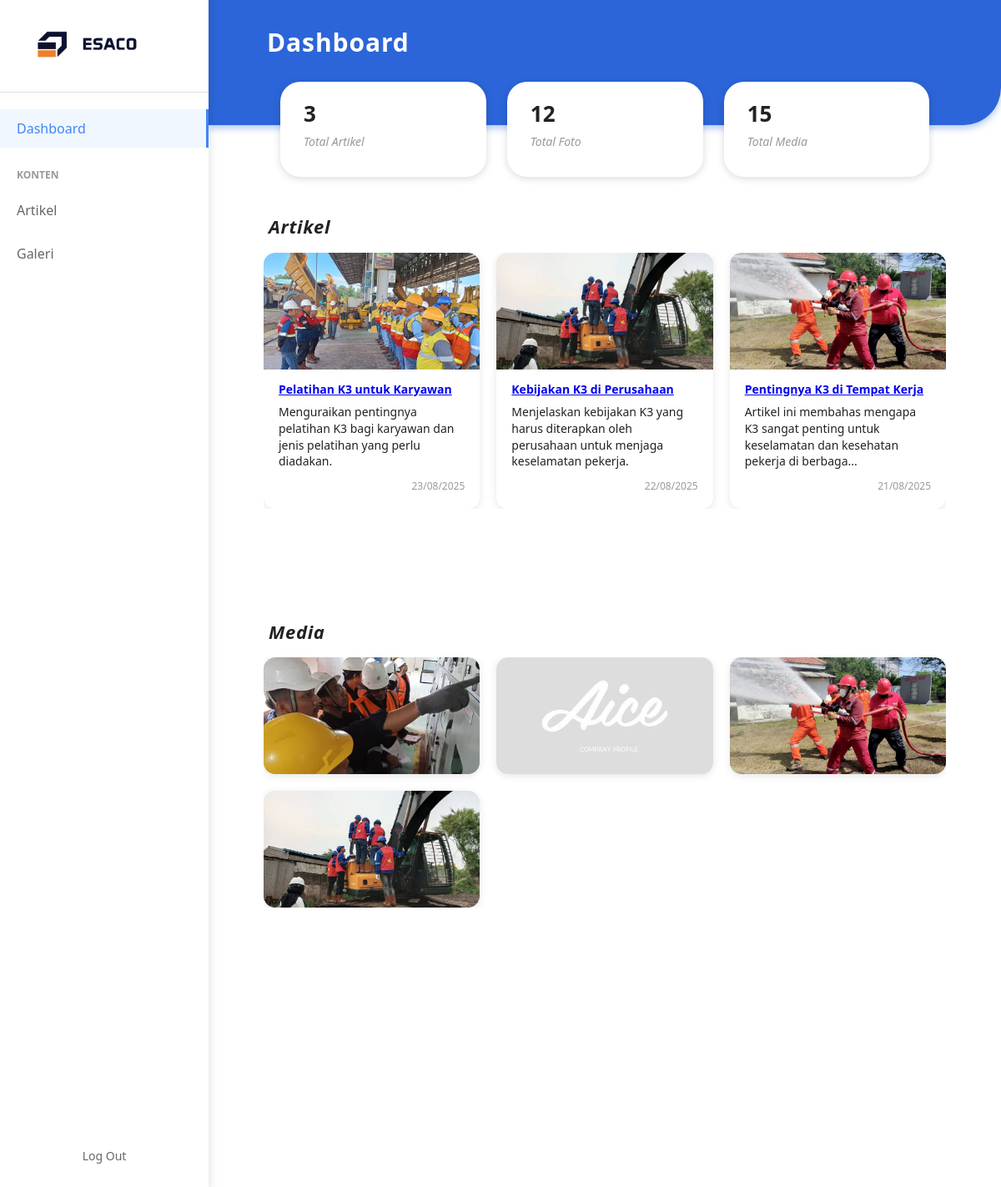
Page /dashboard.php on the committed database.
### tables this page shows
CREATE TABLE `gallery` (
  `id` int NOT NULL,
  `image_url` varchar(255) NOT NULL,
  `alt_text` varchar(255) DEFAULT NULL,
  `date` date DEFAULT NULL,
  `category` varchar(255) DEFAULT NULL,
  `category_id` int DEFAULT NULL
);

CREATE TABLE `articles` (
  `id` int NOT NULL,
  `title` varchar(255) NOT NULL,
  `date` date NOT NULL,
  `description` text NOT NULL,
  `image_url` varchar(255) NOT NULL,
  `content` text
);

### dashboard.php (the view, shortened to what this page needs)
<?php
include 'connect.php';
$articleCount = $pdo->query("SELECT COUNT(*) FROM articles")->fetchColumn();
$mediaCount = $pdo->query("SELECT COUNT(*) FROM gallery")->fetchColumn();
$articles = $pdo->query("SELECT * FROM articles ORDER BY date DESC LIMIT 4")->fetchAll(PDO::FETCH_ASSOC);
$media = $pdo->query("SELECT * FROM gallery ORDER BY id DESC LIMIT 4")->fetchAll(PDO::FETCH_ASSOC);
?>
<!DOCTYPE html>
<html lang="en">
<head>
</head>
<body>
<?php
include 'sidebar.php';
?>
    <main class="main-content" role="main" aria-label="Dashboard main content">
        <section class="header-blue">
            <h1>Dashboard</h1>
            <div class="dashboard-cards">
                <article class="dashboard-card" tabindex="0" aria-labelledby="artCountLabel artCountDesc">
                    <span id="artCountLabel" aria-live="polite"><?php echo $articleCount; ?></span>
                    <small id="artCountDesc">Total Artikel</small>
                </article>
                <article class="dashboard-card" tabindex="0" aria-labelledby="photoCountLabel photoCountDesc">
                    <span id="photoCountLabel" aria-live="polite"><?php echo $mediaCount; ?></span>
                    <small id="photoCountDesc">Total Foto</small>
                </article>
                <article class="dashboard-card" tabindex="0" aria-labelledby="mediaCountLabel mediaCountDesc">
                    <span id="mediaCountLabel" aria-live="polite"><?php echo $mediaCount + $articleCount; ?></span>
                    <small id="mediaCountDesc">Total Media</small>
                </article>
            </div>
        </section>
        <section class="category-section" aria-label="Artikel section">
            <h2>Artikel</h2>
            <div class="cards-wrapper">
                <div class="cards-grid">
                    <?php foreach ($articles as $article): ?>
                    <article class="card" tabindex="0" aria-labelledby="art<?php echo $article['id']; ?>-title" aria-describedby="art<?php echo $article['id']; ?>-desc art<?php echo $article['id']; ?>-date">
                        <div class="card-image">
                            <img src="<?php echo $article['image_url']; ?>"
                                alt="<?php echo htmlspecialchars($article['title']); ?>"
                                onerror="this.style.display='none'" />
                        </div>
                        <div class="card-content">
                            <strong id="art<?php echo $article['id']; ?>-title">
                              <a href="view.php?id=<?php echo $article['id']; ?>">
                                <?php echo htmlspecialchars($article['title']); ?>
                              </a>
                            </strong>
                            <p id="art<?php echo $article['id']; ?>-desc">
                              <?php echo htmlspecialchars(mb_strimwidth($article['description'], 0, 100, "...")); ?>
                            </p>
                            <time id="art<?php echo $article['id']; ?>-date" datetime="<?php echo $article['date']; ?>">
                              <?php echo date('d/m/Y', strtotime($article['date'])); ?>
                            </time>
                        </div>
                    </article>
                    <?php endforeach; ?>
                </div>
            </div>
        </section>
        <section class="category-section" aria-label="Media section">
          <h2>Media</h2>
          <div class="cards-wrapper">
            <div class="cards-grid">
              <?php foreach ($media as $item): ?>
              <article class="card" tabindex="0">
                <div class="card-image">
                  <img src="uploads/<?php echo $item['image_url']; ?>" alt="Media Image" onerror="this.style.display='none'" />
                </div>
              </article>
              <?php endforeach; ?>
            </div>
          </div>
        </section>
</main>
</body>
</html>

### sidebar.php (shortened to what this page needs)
<!DOCTYPE html>
<html lang="en">
<head>
</head>
<body>
    <?php include 'connect.php';
    $current_page = basename($_SERVER['PHP_SELF']);
   $sql = "SELECT image_url, alt_text FROM gallery WHERE alt_text = 'logo' LIMIT 1";
    $result = $conn->query($sql);
    if ($result->num_rows > 0) {
        $row = $result->fetch_assoc();
        $logo_path = "uploads/" . $row['image_url'];
        $logo_alt  = $row['alt_text'];
    } else {
        $logo_path = "uploads/web-esaco-logo-1-2048x702.png";
        $logo_alt  = "logo";
    }
    ?>
    <div class="sidebar" id="sidebar">
        <div class="logo" aria-label="ESACO Logo">
            <img src="<?php echo $logo_path; ?>" alt="<?php echo $logo_alt; ?>">
        </div>
        <ul class="nav-menu">
            <li class="nav-item">
                <a href="dashboard.php" class="nav-link <?php echo ($current_page == 'dashboard.php') ? 'active' : ''; ?>">Dashboard</a>
            </li>
            <div class="nav-section">Konten</div>
            <li class="nav-item">
                <a href="manageartikel.php" class="nav-link <?php echo ($current_page == 'manageartikel.php') ? 'active' : ''; ?>">Artikel</a>
            </li>
            <li class="nav-item">
                <a href="managegambar.php" class="nav-link <?php echo ($current_page == 'managegambar.php') ? 'active' : ''; ?>">Galeri</a>
            </li>
        </ul>
        <div class="logout"><a href="homepage.php">Log Out</a></div>
    </div>
</body>
</html>

### dashboard.php (style rules this page uses)
* { box-sizing: border-box; }
body, html { margin: 0; padding: 0; font-family: 'Segoe UI', Tahoma, Geneva, Verdana, sans-serif; background: #ffff; color: #222; height: 100vh; overflow-x: hidden; }
.main-content { margin-left: 250px; background: #ffff; min-height: 100vh; position: relative; z-index: 0; }
.header-blue { background: #2c65d9; color: white; position: relative; padding: 20px; border-bottom-right-radius: 45px; box-shadow: 0 4px 8px rgba(44, 101, 217, 0.35); margin-bottom: 40px; height: 150px; }
.header-blue h1 { margin: 0; font-size: 30px; font-weight: 700; user-select: none; letter-spacing: 0.03em; padding: 10px 50px 0 50px; }
.dashboard-cards { display: flex; gap: 25px; flex-wrap: wrap; padding: 26px 66px 0 66px; margin-bottom: 50px; }
.dashboard-card { background: white; flex-grow: 1; min-width: 190px; max-width: 280px; padding: 20px 28px 32px 28px; border-radius: 24px; box-shadow: 0 2px 10px rgb(0 0 0 / 0.15); transition: box-shadow 0.3s ease; cursor: default; user-select: none; display: flex; flex-direction: column; justify-content: flex-start; font-weight: 600; font-size: 26px; color: #222; position: relative; margin-bottom: -70px; }
.dashboard-card small { font-weight: 400; font-style: italic; font-size: 14px; margin-top: 6px; color: #999; user-select: text; }
section.category-section { margin-top: 80px; padding: 26px 66px; background-color: white; position: relative; width: 100%; overflow: hidden; }
section.category-section h2 { font-style: italic; font-weight: 700; font-size: 22px; margin: 0 0 16px 6px; color: #222; user-select: none; letter-spacing: 0.03em; font-family: 'Segoe UI', Tahoma, Geneva, Verdana, sans-serif; }
.cards-grid { display: flex; gap: 24px; flex-wrap: wrap; }
.cards-grid .card { background: white; border-radius: 14px; box-shadow: 0 2px 10px rgb(0 0 0 / 0.10); min-width: 240px; max-width: 280px; flex-grow: 1; display: flex; flex-direction: column; overflow: hidden; cursor: default; user-select: none; transition: box-shadow 0.3s ease; }
.card-image { width: 100%; height: 140px; overflow: hidden; border-top-left-radius: 14px; border-top-right-radius: 14px; background: #ddd; flex-shrink: 0; position: relative; }
.card-image img { width: 100%; height: 100%; object-fit: cover; object-position: center; display: block; transition: transform 0.3s ease; }
.card-content { padding: 14px 18px 18px 18px; flex-grow: 1; display: flex; flex-direction: column; justify-content: space-between; }
.card-content strong { color: #25287b; font-weight: 700; font-size: 14px; user-select: text; margin-bottom: 8px; display: inline-block; text-decoration: none; outline: none; }
.card-content p { font-size: 14px; font-weight: 400; line-height: 1.4; color: #222; margin: 0 0 12px 0; user-select: text; }
.card-content time { font-size: 12px; font-weight: 400; color: #999; font-style: normal; user-select: text; text-align: right; display: block; }
.category-section { position: relative; max-width: 100%; overflow: hidden; }
.cards-wrapper { overflow-x: auto; scroll-behavior: smooth; }
.cards-grid { display: grid; grid-template-columns: repeat(3, 1fr); gap: 20px; }
.card { min-width: 280px; flex: 0 0 auto; background: #fff; border-radius: 12px; box-shadow: 0 4px 8px rgba(0,0,0,0.1); overflow: hidden; }

### rows in the picture
gallery: image_url+alt_text (picture)
articles: image_url (picture), title "Pelatihan K3 untuk Karyawan", description "Menguraikan pentingnya pelatihan K3 bagi karyawan dan jenis pelatihan yang perlu diadakan.", date "23/08/2025"
articles: image_url (picture), title "Kebijakan K3 di Perusahaan", description "Menjelaskan kebijakan K3 yang harus diterapkan oleh perusahaan untuk menjaga keselamatan pekerja.", date "22/08/2025"
articles: image_url (picture), title "Pentingnya K3 di Tempat Kerja", description "Artikel ini membahas mengapa K3 sangat penting untuk keselamatan dan kesehatan pekerja di berbaga...", date "21/08/2025"
gallery: image_url (picture)
gallery: image_url (picture)
gallery: image_url (picture)
gallery: image_url (picture)

### other values in the picture
$articleCount "3"
$mediaCount "12"
$mediaCount + $articleCount "15"
